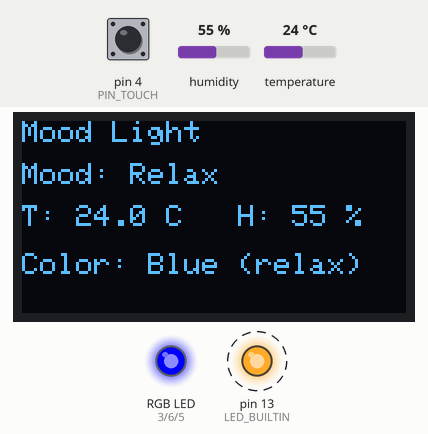
Bench run of a sketch on a simulated Arduino Uno, built with avr-gcc and run on an emulated ATmega328P. On the bench: 128×64 one-colour display, an RGB LED mixed from three pins (HIGH = lit), output pins drawn as LEDs (lit = HIGH). Dashed ring = blinking. The inputs (shaded band) are chosen by the test bench; at power-on: temperature 24 °C, pin 4 (PIN_TOUCH) LOW, humidity 55 %. What the sketch prints to the serial monitor is not drawn.

Above: at 1.6 s.
1.7 s: temperature set to 20 °C
At 4.9 s:
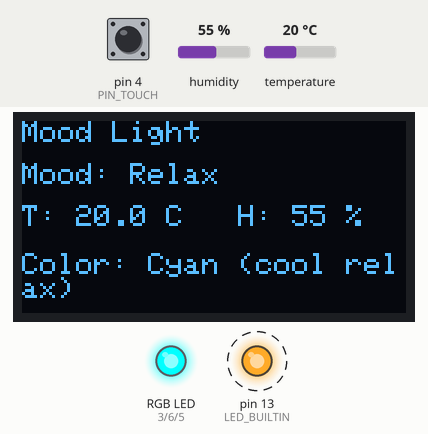
6.5 s: pin 4 (PIN_TOUCH) pulled HIGH for 0.15 s
At 7.1 s:
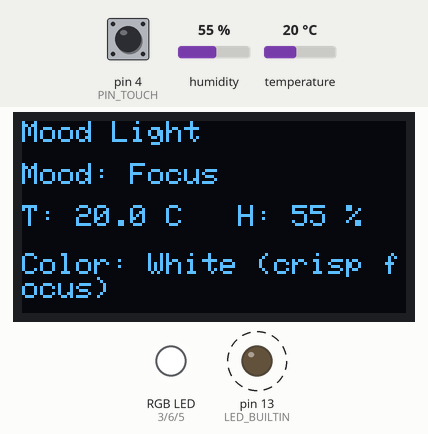
7.2 s: temperature set to 28 °C
At 10.9 s:
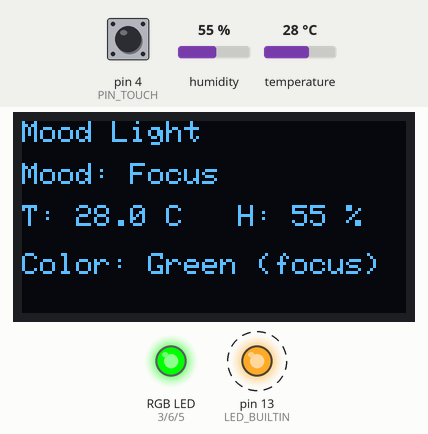
12.5 s: pin 4 (PIN_TOUCH) pulled HIGH for 1 s
At 13.9 s:
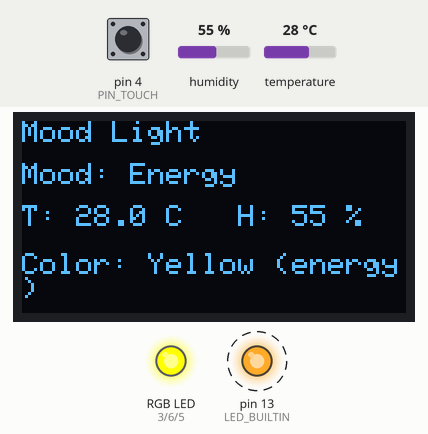
15.5 s: temperature set to 30 °C
At 16.9 s:
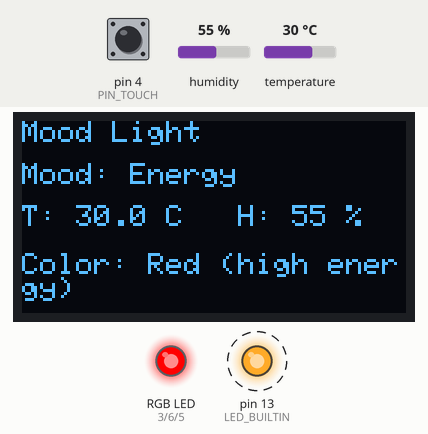
18.5 s: pin 4 (PIN_TOUCH) pulled HIGH for 0.15 s
At 19.9 s:
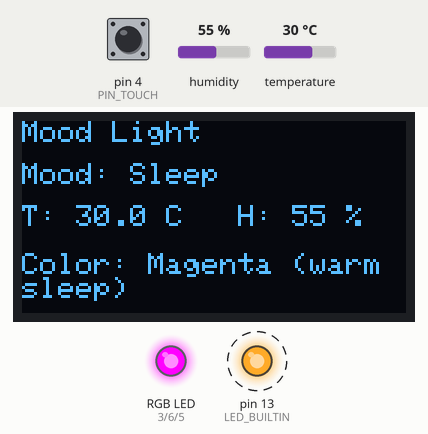
Timing chart, 0 to 20.2 s (numbered marks = the images above; inputs shaded):
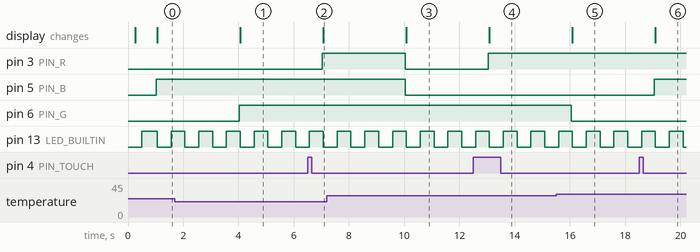

Measured:
- the behaviour switches between 22 and 21 °C on temperature (found by bisection; images 0 and 1)
- the behaviour switches between 28 and 29 °C on temperature (found by bisection; images 4 and 5)
- after the input at 1.7 s, pin 6 (PIN_G): LOW → HIGH after 2.3 s; the display: changes after 2.4 s (image 1)
- after the input at 6.5 s, pin 3 (PIN_R): LOW → HIGH after 0.53 s; the display: changes after 0.57 s (image 2)
- after the input at 7.2 s, pin 3 (PIN_R), pin 5 (PIN_B): HIGH → LOW after 2.8 s; the display: changes after 2.9 s (image 3)
- after the input at 12.5 s, pin 3 (PIN_R): LOW → HIGH after 0.54 s; the display: changes after 0.57 s (image 4)
- after the input at 15.5 s, pin 6 (PIN_G): HIGH → LOW after 0.54 s; the display: changes after 0.58 s (image 5)
- after the input at 18.5 s, pin 5 (PIN_B): LOW → HIGH after 0.55 s; the display: changes after 0.58 s (image 6)

The sketch:

21_TouchSelectableMoodLight.ino
```cpp
/*
  Mood Light (self-healing OLED): Touch + DHT11 → RGB LED + OLED
  - Robust OLED init: tries 0x3C then 0x3D and retries every 2 s
  - Serial diagnostics; runs even if OLED is absent
  - Tap touch to cycle moods; LED color depends on temperature band

  Pins (UNO/Nano):
    Touch  -> D4  (TTP223 active-HIGH)
    DHT11  -> D8
    RGB    -> D3=R, D6=G, D5=B  (common-cathode; 220–330 Ω resistors if bare LED)
    OLED   -> SDA=A4, SCL=A5
*/

#include <Wire.h>
#include <Adafruit_GFX.h>
#include <Adafruit_SSD1306.h>
#include <DHT.h>

// ---------- Pins ----------
const int PIN_TOUCH = 4;
const int PIN_DHT   = 8;
const int PIN_R     = 3;
const int PIN_G     = 6;
const int PIN_B     = 5;

// ---------- OLED ----------
#define SCREEN_WIDTH 128
#define SCREEN_HEIGHT 64
Adafruit_SSD1306 display(SCREEN_WIDTH, SCREEN_HEIGHT, &Wire, -1);
bool oledOK = false;
uint8_t oledAddr = 0x3C;
unsigned long lastOLEDtry = 0;
const unsigned long OLED_RETRY_MS = 2000;

// ---------- DHT ----------
#define DHTTYPE DHT11
DHT dht(PIN_DHT, DHTTYPE);

// ---------- Tuning ----------
const unsigned long READ_MS     = 1000;   // OLED/Serial refresh
const unsigned long DEBOUNCE_MS = 150;    // touch debounce
const float COOL_MAX = 22.0;              // < COOL_MAX  -> COOL
const float WARM_MIN = 28.0;              // > WARM_MIN  -> WARM

// ---------- Mood set ----------
enum Mood : uint8_t { RELAX, FOCUS, ENERGY, SLEEP, MOOD_COUNT };
const char* MOOD_NAMES[MOOD_COUNT] = { "Relax", "Focus", "Energy", "Sleep" };
Mood mood = RELAX;

// ---------- State ----------
unsigned long lastPrint = 0;
unsigned long lastTouchTime = 0;
unsigned long lastBeat = 0;

// ---------- LED helpers (Common-Cathode) ----------
void setRGB(bool r, bool g, bool b) {
  digitalWrite(PIN_R, r ? HIGH : LOW);
  digitalWrite(PIN_G, g ? HIGH : LOW);
  digitalWrite(PIN_B, b ? HIGH : LOW);
}
void ledOff()    { setRGB(false,false,false); }
void ledRed()    { setRGB(true, false, false); }
void ledGreen()  { setRGB(false,true,  false); }
void ledBlue()   { setRGB(false,false,true ); }
void ledYellow() { setRGB(true, true,  false); }
void ledCyan()   { setRGB(false,true,  true ); }
void ledMagenta(){ setRGB(true, false, true ); }
void ledWhite()  { setRGB(true, true,  true ); }

// ---------- Touch edge ----------
bool touchRisingEdge() {
  static int prev = LOW;
  int now = digitalRead(PIN_TOUCH);
  bool edge = (now == HIGH && prev == LOW && (millis() - lastTouchTime) > DEBOUNCE_MS);
  if (edge) lastTouchTime = millis();
  prev = now;
  return edge;
}

// ---------- OLED init helpers ----------
bool beginAt(uint8_t addr) {
  Serial.print(F("Trying SSD1306 @ 0x")); Serial.println(addr, HEX);
  if (display.begin(SSD1306_SWITCHCAPVCC, addr)) {
    oledAddr = addr;
    display.setRotation(0);     // use 2 if your text is upside-down
    display.dim(false);         // full brightness
    display.clearDisplay();
    display.setTextColor(SSD1306_WHITE);
    display.setTextSize(1);
    display.setCursor(0,0);  display.println(F("Mood Light"));
    display.setCursor(0,14); display.print(F("OLED OK @ 0x"));
    display.println(oledAddr, HEX);
    display.display();
    Serial.print(F("OLED initialized @ 0x")); Serial.println(oledAddr, HEX);
    return true;
  }
  Serial.println(F("  begin() failed"));
  return false;
}

void tryInitOLED() {
  // Retry not more often than every OLED_RETRY_MS, but ALWAYS try once at startup
  if (lastOLEDtry != 0 && (millis() - lastOLEDtry) < OLED_RETRY_MS) return;
  lastOLEDtry = millis();

  // Try both common addresses regardless of scan result (matches your working tester)
  oledOK = beginAt(0x3C) || beginAt(0x3D);
  if (!oledOK) Serial.println(F("SSD1306 not found yet (will retry)..."));
}

void showOLED(const char* colorName, float T, float H) {
  if (!oledOK) return;
  display.clearDisplay();
  display.setTextColor(SSD1306_WHITE);
  display.setTextSize(1);
  display.setCursor(0,0);   display.println(F("Mood Light"));
  display.setCursor(0,14);  display.print(F("Mood: ")); display.println(MOOD_NAMES[mood]);

  display.setCursor(0,28);
  if (isnan(T) || isnan(H)) display.println(F("DHT: error"));
  else {
    display.print(F("T: ")); display.print(T, 1); display.print(F(" C   "));
    display.print(F("H: ")); display.print(H, 0); display.println(F(" %"));
  }

  display.setCursor(0,44);  display.print(F("Color: ")); display.println(colorName);
  display.display();
}

// ---------- Color selection ----------
const char* applyMoodColor(float T) {
  enum Band { COOL, NEUTRAL, WARM };
  Band band = isnan(T) ? NEUTRAL : ((T < COOL_MAX) ? COOL : (T > WARM_MIN ? WARM : NEUTRAL));

  switch (mood) {
    case RELAX:
      if (band == COOL)     { ledCyan();    return "Cyan (cool relax)"; }
      if (band == WARM)     { ledMagenta(); return "Magenta (warm relax)"; }
                             ledBlue();     return "Blue (relax)";
    case FOCUS:
      if (band == COOL)     { ledWhite();   return "White (crisp focus)"; }
      if (band == WARM)     { ledYellow();  return "Yellow (warm focus)"; }
                             ledGreen();    return "Green (focus)";
    case ENERGY:
      if (band == COOL)     { ledGreen();   return "Green (fresh)"; }
      if (band == WARM)     { ledRed();     return "Red (high energy)"; }
                             ledYellow();   return "Yellow (energy)";
    case SLEEP:
      if (band == COOL)     { ledBlue();    return "Blue (cool sleep)"; }
      if (band == WARM)     { ledMagenta(); return "Magenta (warm sleep)"; }
                             ledCyan();     return "Cyan (sleep)";
  }
  ledOff(); return "Off";
}

void setup() {
  pinMode(LED_BUILTIN, OUTPUT);
  pinMode(PIN_TOUCH, INPUT);
  pinMode(PIN_R, OUTPUT);
  pinMode(PIN_G, OUTPUT);
  pinMode(PIN_B, OUTPUT);
  ledOff();

  Serial.begin(9600);
  delay(200);
  Serial.println(F("\n[Mood Light] Booting..."));

  Wire.begin();
  Wire.setClock(400000);

  tryInitOLED();    // immediate attempt
  dht.begin();
  Serial.println(F("DHT11: begin()"));
}

void loop() {
  // Heartbeat so you know the sketch is alive
  if (millis() - lastBeat > 500) {
    lastBeat = millis();
    digitalWrite(LED_BUILTIN, !digitalRead(LED_BUILTIN));
  }

  // Keep retrying OLED init if it isn't ready
  if (!oledOK) tryInitOLED();

  // Tap to cycle mood
  if (touchRisingEdge()) {
    mood = (Mood)((mood + 1) % MOOD_COUNT);
    Serial.print(F("Mood -> ")); Serial.println(MOOD_NAMES[mood]);
  }

  // Periodic sensor read + UI
  if (millis() - lastPrint > READ_MS) {
    lastPrint = millis();

    float T = dht.readTemperature();   // may be NaN on very first reads
    float H = dht.readHumidity();

    const char* colorName = applyMoodColor(T);
    showOLED(colorName, T, H);

    Serial.print(F("Mood=")); Serial.print(MOOD_NAMES[mood]);
    Serial.print(F("  T=")); Serial.print(T, 1); Serial.print(F("C"));
    Serial.print(F("  H=")); Serial.print(H, 0); Serial.print(F("%"));
    Serial.print(F("  Color=")); Serial.println(colorName);
  }
}
```
